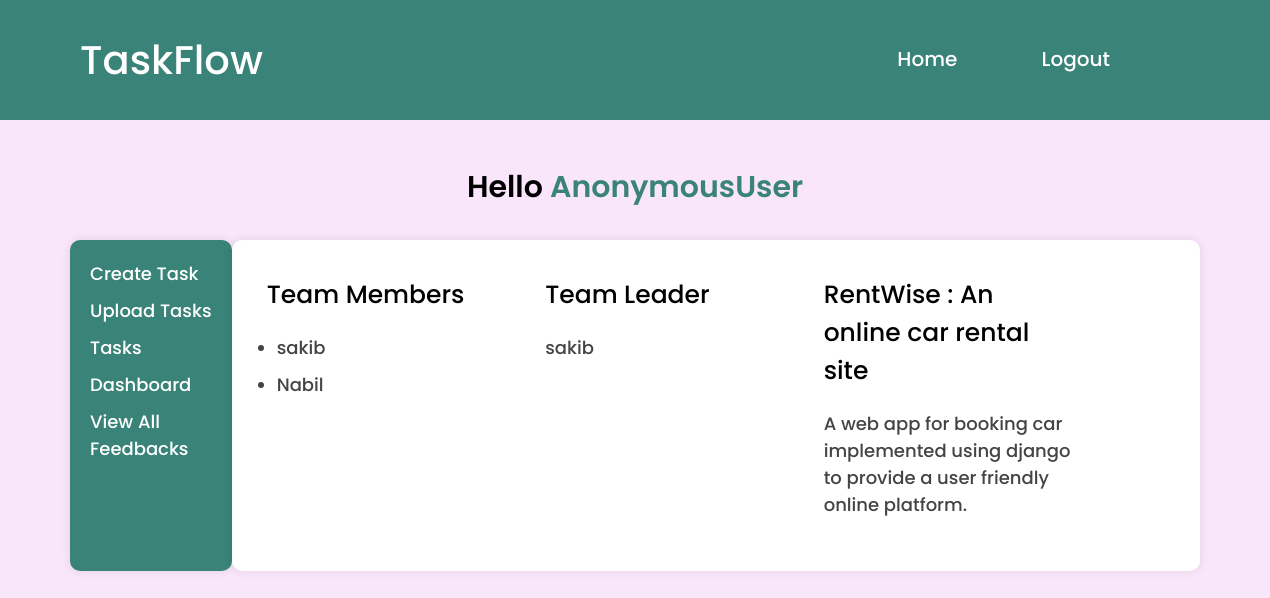
Screenshot of /room_details/26/ with the database file from the repository.
### myapp/models.py (models this page shows, shortened)
class ProjectRoom(models.Model):
    project_name = models.CharField(max_length=255)
    room_id = models.CharField(max_length=6, unique=True)
    description = models.TextField(null=True)
    team_leader = models.ForeignKey(User, on_delete=models.CASCADE)
    team_members = models.ManyToManyField(User, related_name='team_memberships')

### myapp/views.py (the view)
# urls.py: path('room_details/<str:id>/', views.room_details, name='room_details'),
def room_details(request,id):
    room =ProjectRoom.objects.get( id = id )
    team_members = room.team_members.all()
    team_leader = room.team_leader
    return render(request, 'room_details.html', {'room_name': room.project_name,'room_description':room.description,'team_members': team_members, 'team_leader': team_leader})

### templates/room_details.html (shortened to what this page needs)
<!DOCTYPE html>
<html lang="en">
  <head>
  </head>
  <body>
    <div class="links">
      <div class="title">TaskFlow</div>
      <div class="button">
        <a href="{% url 'login' %}">Home</a>
        <a href="{% url 'logout' %}">Logout</a>
      </div>
    </div>
    <div class="user">
      <p>Hello <span style="color: #398378">{{ request.user }}</span></p>
    </div>
    <div class="details">
      <div class="features">
        <a href="{% url 'create_task' %}">Create Task</a>
        <a href="{% url 'lab_task' %}">Upload Tasks</a>
        <a href="{% url 'tasks' %}">Tasks</a>
        <a href="{% url 'dashboard' %}">Dashboard</a>
        <a href="{% url 'lab_tasks_feed' %}">View All Feedbacks</a>
      </div>
      <div class="project">
        <div class="sidebar">
          <h2>Team Members</h2>
          <ul>
            {% for member in team_members %}
            <li>{{ member.username }}</li>
            {% endfor %}
          </ul>
        </div>
        <div class="sidebar">
          <h2>Team Leader</h2>
          <p>{{ team_leader.username }}</p>
        </div>
        <div class="sidebar">
          <h2>{{ room_name }}</h2>
          <p>{{room_description}}</p>
        </div>
      </div>
    </div>
  </body>
</html>

### templates/room_details.html (style rules this page uses)
body { font-family: "Poppins", sans-serif; background: #f9e6fa; margin: 0; padding: 0; display: flex; flex-direction: column; }
.sidebar { width: 30%; padding: 15px; margin-top: -20px; box-sizing: border-box; }
.sidebar p { font-size: 18px; font-weight: 500; color: #444; }
h2 { margin-bottom: 20px; }
ul { padding: 0; margin: 0; margin-left: 10px; }
li { color: #444; font-size: 18px; font-weight: 500; margin-bottom: 10px; }
.links { background-color: #398378; width: 100%; display: flex; justify-content: space-between; margin: 0; padding: 30px; }
.title { margin-left: 50px; font-size: 40px; font-weight: 500; color: white; }
.button { margin-right: 150px; }
.button a { display: inline-block; color: white; font-weight: 500; font-size: 20px; text-align: center; padding: 14px 40px; text-decoration: none; transition: transform 0.3s ease-in-out; }
.details { display: flex; justify-content: space-between; }
.user { font-size: 30px; font-weight: 600; text-align: center; margin-top: 15px; }
.features { display: flex; flex-direction: column; background-color: #398378; padding: 20px; margin-left: 70px; border-radius: 10px; box-shadow: 0 0 10px rgba(0, 0, 0, 0.1); }
.features a { color: white; text-decoration: none; font-size: 18px; font-weight: 500; margin-bottom: 10px; }
.project { display: flex; background-color: #ffffff; margin-right: 70px; padding: 20px; border-radius: 10px; box-shadow: 0 0 10px rgba(0, 0, 0, 0.1); }
h2 { font-size: 25px; font-weight: 500; }

### rows the page displays
ProjectRoom: project_name "RentWise : An online car rental site", description "A web app for booking car implemented using django to provide a user friendly online platform."

### other values shown
{{ request.user }} "AnonymousUser"
{{ member.username }} "sakib"
{{ member.username }} "Nabil"
{{ team_leader.username }} "sakib"
